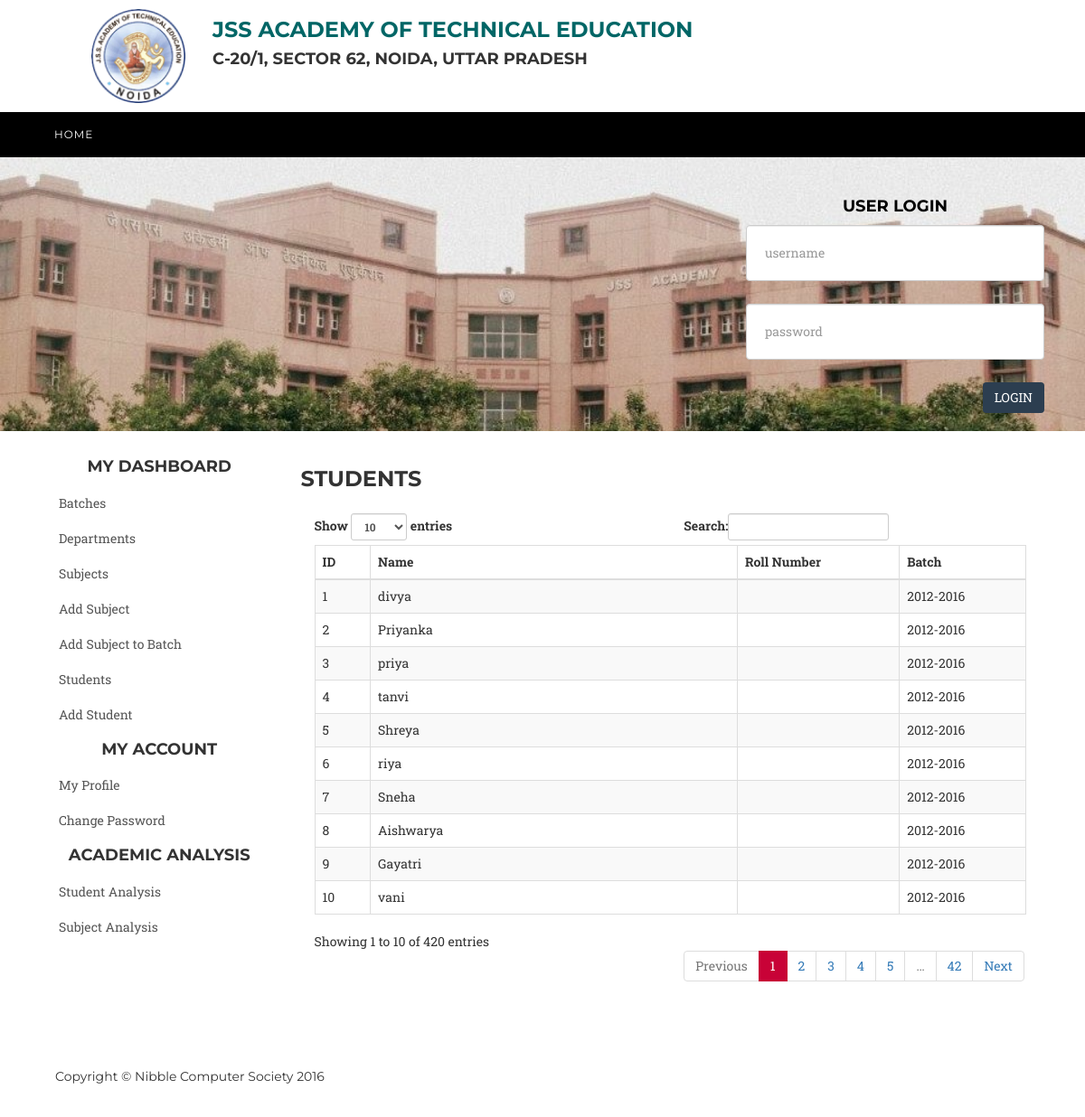
The app's page /index.php/home/students with its own data.
### tables this page shows
CREATE TABLE IF NOT EXISTS `students` (
  `id` int(5) NOT NULL,
  `name` varchar(100) NOT NULL,
  `roll_number` bigint(100) NOT NULL,
  `password` varchar(50) NOT NULL,
  `department` int(3) NOT NULL,
  `batch` int(3) NOT NULL
);

CREATE TABLE IF NOT EXISTS `batches` (
  `id` int(3) NOT NULL,
  `start_year` int(5) NOT NULL,
  `end_year` int(5) NOT NULL
);

### application/controllers/Home.php (called while the page is built, shortened)
<?php
class Home extends CI_Controller {
	var $head;
	var $foot;
		public function __construct()
	{
		$this->load->helper(array('url'));
		$data['csrf_token_name'] = $this->security->get_csrf_token_name();
		$data['csrf_token'] = $this->security->get_csrf_hash();
		$this->head =  $this->load->view('common/head',$data,true);
		$this->foot =  $this->load->view('common/foot',$data,true);
		$this->left =  $this->load->view('common/left',$data,true);
	}
	public function students()
	{
		$data['head'] = $this->head;
		$data['foot'] = $this->foot;
		$data['left'] = $this->left;
		$this->load->library('Data_lib');
		$data['students'] =  $this->data_lib->getStudents();
		$data['batches'] = $this->data_lib->getBatches();
		$this->load->view('students', $data);
	}
}

### index.php (called while the page is built, shortened)
<?php
require_once BASEPATH.'core/CodeIgniter.php';

### application/models/Data_model.php (called while the page is built, shortened)
<?php if ( ! defined('BASEPATH')) exit('No direct script access allowed');
class Data_model extends CI_Model {
	public function getStudents()
	{
		$result = $this->db->get('students');
		return $result->result_array();
	}
	public function getBatches()
	{
		$result = $this->db->get('batches');
		return $result->result_array();
	}
}

### application/libraries/Data_lib.php (called while the page is built, shortened)
<?php if ( ! defined('BASEPATH')) exit('No direct script access allowed');
class Data_lib {
	public function getBatches()
	{
		$CI = & get_instance();
		return $CI->data->getBatches();
	}
	public function getStudents()
	{
		$CI = & get_instance();
		return $CI->data->getStudents();
	}
}

### application/views/students.php (the view, shortened to what this page needs)
<!DOCTYPE html>
<?=$head?>
<section id="contact">
    <div class="container">
        <div class="row">
            <div class="col-lg-12 text-center">
            </div>
        </div>
        <div class="row">
            <div class="col-lg-12">
                <form id="mainSearchForm" onsubmit="return false;" action="/login">
                    <div class="row">
                        <div class="col-md-4 col-md-offset-8">
                            <h4 class="section-heading" style="color: #000; text-align: center;">USER LOGIN</h4>
                            <div class="col-md-12">
                            <div class="form-group">
                                <input class="form-control" placeholder="username">
                            </div>
                        </div>
                        <div class="col-md-12">
                            <div class="form-group">
                                <input class="form-control" placeholder="password">
                            </div>
                        </div>
                         <div class="col-md-12">
                            <div class="form-group">
                                <button style="background-color: #2c3e50; color: #fff; float:right;" type="submit" class="btn">LOGIN</button>
                            </div>
                        </div>
                        </div>
                                      </div>
                </form>
            </div>
        </div>
    </div>
</section>
<div class="container">
    <div class="row" style="padding: 20px;">
            <div class="col-md-3">
                <?php echo $left; ?>
            </div>
            <div class="col-md-9">
                <h3>STUDENTS</h3>
  <div class="panel-body">
                   <div class="dataTable_wrapper">
                  <table class="table table-striped table-bordered table-hover" id="dataTables-example">
                                      <thead>
                                          <tr>
                                              <th>ID</th>
                                              <th>Name</th>
                                              <th>Roll Number</th>
                                              <th>Batch</th>
                                          </tr>
                                      </thead>
                                      <tbody>
                                          <?php foreach ($students as $key => $value) {?>
                                          <tr class="odd gradeX">
                                            <td><?php echo $value['id']; ?></td>
                                              <td><?php echo $value['name']; ?></td>
                                            <td><?php echo $value['university_roll_number']; ?></td>
                                            <td><?php
                                            foreach ($batches as $key => $batch) {
                                              if ($batch['id'] == $value['batch']){
                                                echo $batch['start_year']."-".$batch['end_year'];
                                              }
                                            }
                                          ?>
                                          </tr>
                                          <?php } ?>
                                      </tbody>
                                  </table></div></div>
            </div>
    </div>
</div>
<?=$foot?>
</body>
</html>

### assets/css/agency.css (style rules this page uses)
body { overflow-x: hidden; font-family: "Roboto Slab","Helvetica Neue",Helvetica,Arial,sans-serif; }
h1, h2, h3, h4, h5, h6 { text-transform: uppercase; font-family: Montserrat,"Helvetica Neue",Helvetica,Arial,sans-serif; font-weight: 700; }
section { padding: 100px 0; }
@media (min-width:768px) { section { padding: 20px 0; } }
section#contact { background-color: #222; background-size: 100%; background-image: url(../img/1.jpg); background-repeat: no-repeat; }
section#contact .section-heading { color: #fff; }
section#contact .form-group { margin-bottom: 25px; }
section#contact .form-group input, section#contact .form-group select, section#contact .form-group textarea { padding: 20px; }
section#contact .form-group input.form-control { height: auto; }
body { webkit-tap-highlight-color: #fed136; }

### records on screen
students: id "1", name "divya"
batches: start_year "2012", end_year "2016"
students: id "2", name "Priyanka"
students: id "3", name "priya"
students: id "4", name "tanvi"
students: id "5", name "Shreya"
students: id "6", name "riya"
students: id "7", name "Sneha"
students: id "8", name "Aishwarya"
students: id "9", name "Gayatri"
students: id "10", name "vani"
